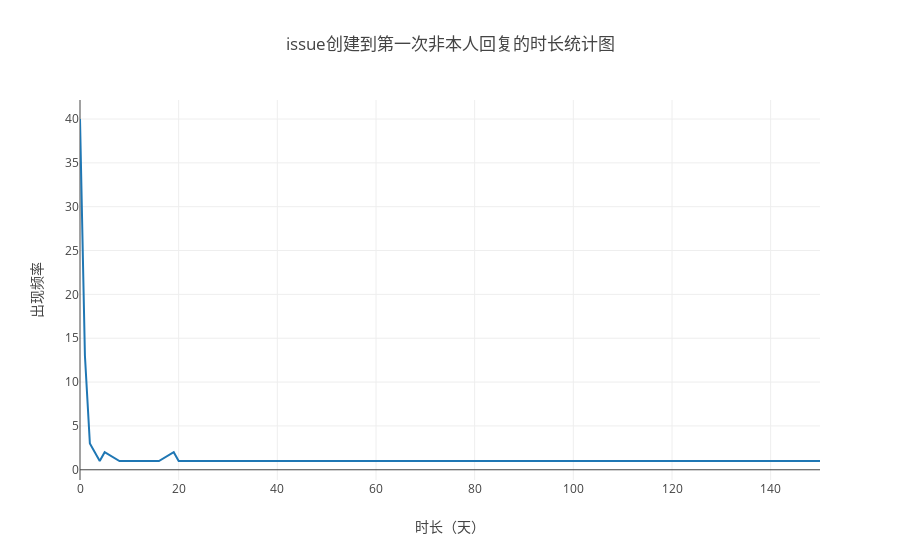

Notebook cell for this chart:
### Markdown cell above
### 7.1 Issue 从打开到第一次有人回复（非本人回复）的平均时长和中位数

### Code cell
//7-issue正确的
var issue_number_list = [], issue_length_list=[]; 
Promise.all(
    years.map(y => { 
       var q=
           `select issue_number,min(dateDiff('day',issue_created_at,issue_comment_created_at)) AS length      
           from github_log.year${y} t
                where t.repo_id='75566993' 
                and t.type in ('IssueCommentEvent')
                and t.issue_author_id <> t.issue_comment_author_id
                and t.issue_number in (
                        select issue_number from github_log.year2016 where repo_id='75566993' and type = 'IssueCommentEvent' and issue_comments = '0'
                        UNION ALL
                        select issue_number from github_log.year2017 where repo_id='75566993' and type = 'IssueCommentEvent' and issue_comments = '0'
                        UNION ALL
                        select issue_number from github_log.year2018 where repo_id='75566993' and type = 'IssueCommentEvent' and issue_comments = '0'
                        UNION ALL
                        select issue_number from github_log.year2019 where repo_id='75566993' and type = 'IssueCommentEvent' and issue_comments = '0'
                        UNION ALL
                        select issue_number from github_log.year2020 where repo_id='75566993' and type = 'IssueCommentEvent' and issue_comments = '0'
                        UNION ALL
                        select issue_number from github_log.year2021 where repo_id='75566993' and type = 'IssueCommentEvent' and issue_comments = '0'
                        UNION ALL
                        select issue_number from github_log.year2022 where repo_id='75566993' and type = 'IssueCommentEvent' and issue_comments = '0'
                        )
                group by t.issue_number
            `;
        return openDigger.driver.clickhouse.query(q);
    })
).then(data=>{
    var count=0;
    data.forEach(d=>{
        d.forEach(item=>{
            if(item.length!='0')
            {
                //console.log(item);
                count++;
            }
        var flag=0;
        for(var i=0;i<issue_number_list.length;i++)
        {
            if(issue_number_list[i]==item.issue_number)
            {
                  flag=1;
            }    
        }
        if(flag==0)
        {
            issue_number_list.push(item.issue_number);
            issue_length_list.push(Number(item.length));
        }
        });  
    });
    
    issue_length_list.sort(function(a,b){return a-b;});
    //console.log(length_list);
    var mid_value,mid_index,sum,average;
    mid_index=issue_length_list.length/2;
    sum=0;
    if(issue_length_list.length%2==0){         
        mid_value=(issue_length_list[mid_index]+issue_length_list[mid_index+1])/2;
    }else{
        mid_index-=0.5;
        mid_value=issue_length_list[mid_index];
    }
    for(var i=0;i<issue_length_list.length;i++){
          sum+=issue_length_list[i];
    }
    average=sum/issue_length_list.length;
    //console.log("sum"+sum);
    console.log('average:'+average);
    console.log('mid_value:'+mid_value);
    // console.log("count非0："+count);
    // console.log("count all:"+issue_length_list.length);
    
        var issue_current_value=issue_length_list[0];
    var x_issue_length_value=[],y_issue_count=[],issue_index=0;
    x_issue_length_value.push(issue_current_value);
    y_issue_count.push(Number(1));
    for(var i=1;i<issue_length_list.length;i++)
    {
        if(issue_length_list[i]==issue_current_value){
            y_issue_count[issue_index]++;
        }else{
            issue_current_value=issue_length_list[i];
            x_issue_length_value.push(issue_length_list[i]);
            y_issue_count.push(Number(1));            
            issue_index++;
        }            
    }
    
    openDigger.render.plotly([
        {x: x_issue_length_value, y: y_issue_count, mode: 'scatter', name: 'issue创建到第一次非本人回复'},
],
                             { 
        title: 'issue创建到第一次非本人回复的时长统计图',
        xaxis: {title: '时长（天）'},
        yaxis: {title:'出现频率'}
    }
        
    );
    
});

### Figure 1 — Plotly figure (JSON) as saved in the notebook; plotly's stock layout.template omitted (floating-point values rounded to 4 significant figures)
{"data": [{"mode": "scatter", "name": "issue创建到第一次非本人回复", "x": [0, 1, 2, 4, 5, 8, 11, 12, 13, 15, 16, 19, 20, 21, 24, 29, 38, 41, 43, 67, 127, 150], "y": [40, 13, 3, 1, 2, 1, 1, 1, 1, 1, 1, 2, 1, 1, 1, 1, 1, 1, 1, 1, 1, 1]}], "layout": {"autosize": true, "title": {"text": "issue创建到第一次非本人回复的时长统计图"}, "xaxis": {"autorange": true, "range": [0, 150], "title": {"text": "时长（天）"}, "type": "linear"}, "yaxis": {"autorange": true, "range": [-1.167, 42.17], "title": {"text": "出现频率"}, "type": "linear"}}}
